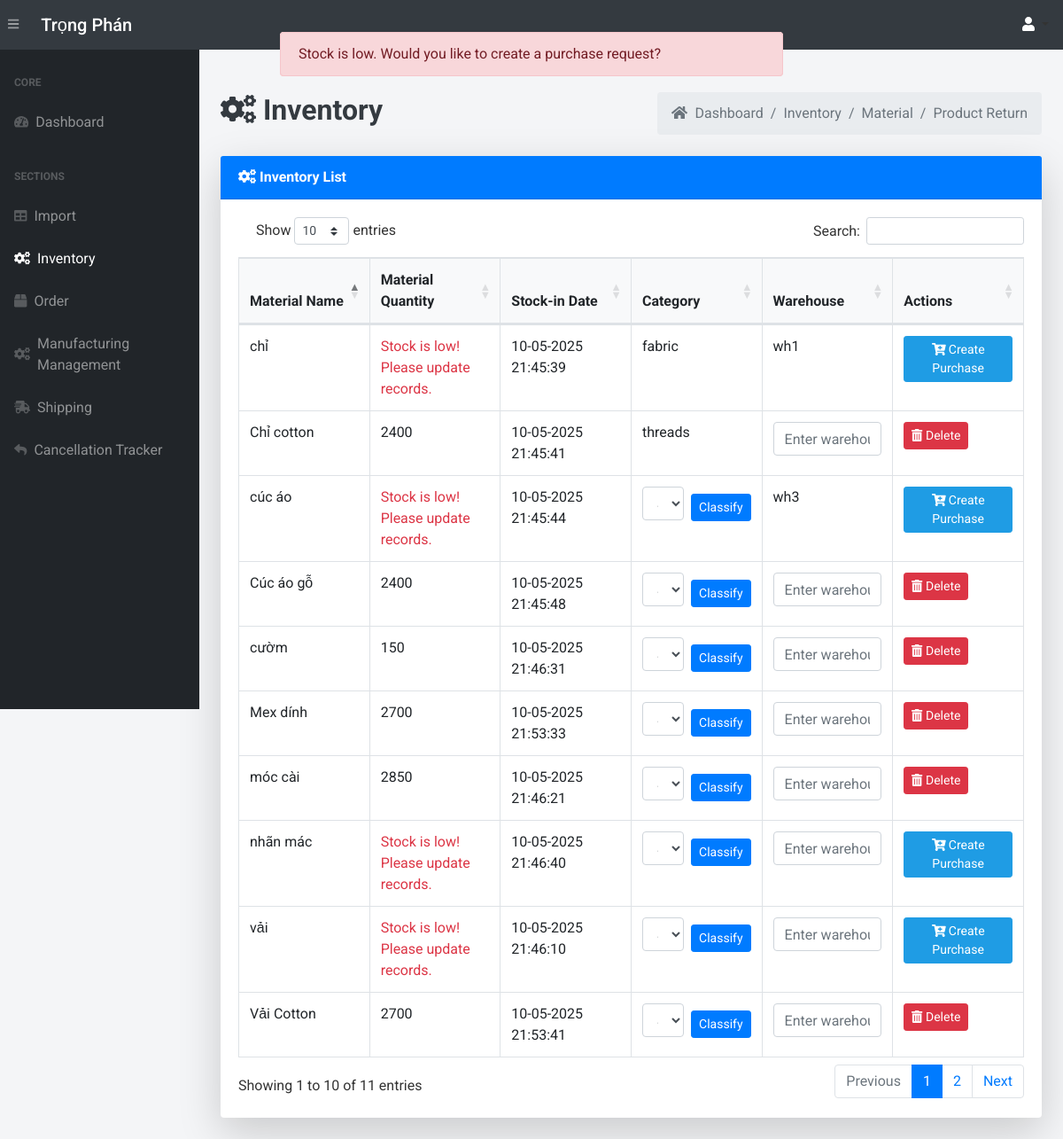
Screenshot of /inventory/ (signed in) with the database file from the repository.
### app.py (models this page shows, shortened)
class Inventory(db.Model):
    __tablename__ = 'inventory'
    stockTran_id = db.Column(db.Integer, primary_key=True)  # Unique ID for the inventory record
    product_name = db.Column(db.String(255), nullable=False)  # Name of the product
    quantity = db.Column(db.Integer, nullable=False, default=0)  # Quantity of the product in stock
    transaction_type = db.Column(db.String(50), nullable=False)  # "Addition" or "Removal"
    transaction_date = db.Column(db.DateTime, default=vietnam_now)  # Date of transaction
    import_id = db.Column(db.Integer, db.ForeignKey('imports.import_id'), nullable=False)  # Foreign Key to Import (raw material)
    import_data = db.relationship('Import', backref='inventory_records', lazy=True)
    category = db.Column(db.String(255))
    warehouse=db.Column(db.String(255))

class Import(db.Model):
    __tablename__ = 'imports'
    import_id = db.Column(db.Integer, primary_key=True, autoincrement=True)
    material_name = db.Column(db.String(255), nullable=False)
    material_description = db.Column(db.String(255))
    quantity_in_stock = db.Column(db.Integer, default=0)
    reorder_level = db.Column(db.Integer, default=30)
    sup_name = db.Column(db.String(255), nullable=False)
    sup_contact_info = db.Column(db.String(255), nullable=False)
    sup_address = db.Column(db.String(255), nullable=False)
    status = db.Column(db.String(50), default="Supplying")
    section_name = db.Column(db.String(255))  # Section name for classification
    category = db.Column(db.String(255))  # Category of the material

### app.py (the view)
@app.route('/inventory/')
@login_required
def view_inventory():
    inventory = Inventory.query.all()
    low_stock_items = [item for item in inventory if item.quantity <= item.import_data.reorder_level]
    imports = Import.query.all()
    return render_template("inventory.html", inventory=inventory, imports=imports,low_stock_items=low_stock_items )

### app.py (called while the page is built, shortened)
@login_manager.user_loader
def load_user(user_id):
    return User.query.get(int(user_id))

def add_monthly_data():
    current_year = datetime.now().year
    months = [f"{current_year}-{str(month).zfill(2)}" for month in range(1, 4)]
    for month in months:
        existing_month_data = db.session.query(Order).filter(Order.order_date.like(f'{month}%')).first()
    db.session.commit()

@app.before_request
def initialize_data():
    add_monthly_data()

### templates/inventory.html (shortened to what this page needs)
{% extends 'base.html' %}
{% block content %}
{% with messages = get_flashed_messages(with_categories=true) %}
    {% for item in inventory %}
        {% if item.quantity < item.import_data.reorder_level %}
            <div class="alert alert-dismissible fixed-alert">
                <div class="alert alert-warning">
                    {{ "Stock is low. Would you like to create a purchase request?" }}
                </div>
            </div>
        {% endif %}
    {% endfor %}
{% endwith %}
<main>
    <div class="container-fluid mt-5">
        <div class="d-flex justify-content-between align-items-center mb-4">
            <h1 class="text-dark font-weight-bold"  style="font-size: 2rem;">
                <i class="fas fa-cogs"></i> Inventory</h1>
            <ol class="breadcrumb mb-0">
                <li class="breadcrumb-item"><a href="/dashboard" class="text-decoration-none text-muted"><i class="fas fa-home mr-1"></i> Dashboard</a></li>
                <li class="breadcrumb-item"><a href="" class="text-decoration-none text-muted">Inventory</a></li>
                <li class="breadcrumb-item"><a href="/inventory/" class="text-decoration-none text-muted">Material</a></li>
                <li class="breadcrumb-item"><a href="/inventorypro/" class="text-decoration-none text-muted">Product Return</a></li>
            </ol>
        </div>
        <div class="card shadow-lg border-0 mb-4">
            <div class="card-header bg-primary text-white font-weight-bold">
                <i class="fas fa-cogs"></i> Inventory List
            </div>
            <div class="card-body">
                <table class="table table-bordered table-hover" id="dataTable" width="100%" cellspacing="0" style="table-layout: fixed;">
                    <thead class="bg-light">
                        <tr>
                            <th>Material Name</th>
                            <th>Material Quantity</th>
                            <th>Stock-in Date</th>
                            <th>Category</th>
                            <th>Warehouse</th>
                            <th>Actions</th>
                        </tr>
                    </thead>
                    <tbody>
                        {% for item in inventory %}
                        <tr>
                            <td>{{ item.import_data.material_name }}</td>
                            <td>
                                {% if item.quantity < item.import_data.reorder_level %}
                                    <span class="text-danger">Stock is low! Please update records.</span>
                                {% else %}
                                    {{ item.quantity }}
                                {% endif %}
                            </td>
                            <td>{{ item.transaction_date.strftime('%d-%m-%Y %H:%M:%S') }}</td>
                            <td>
                                {% if item.category is none %}
                                <form action="{{ url_for('classify_material', inventory_id=item.stockTran_id) }}" method="POST" class="d-flex align-items-center">
                                    <select name="category" required class="form-control mb-2 mr-2" style="inline-size: none;">
                                        <option value="" disabled selected>Select</option>
                                    </select>
                                    <button type="submit" class="btn btn-primary btn-sm">Classify</button>
                                </form>
                                {% else %}
                                    {{ item.category }}
                                {% endif %}
                            </td>
                            <td>
                                {% if item.warehouse is none %}
                                    <form action="{{ url_for('classify_warehouse', inventory_id=item.stockTran_id) }}" method="POST" class="d-flex flex-column align-items-start">
                                        <input type="text" name="warehouse" placeholder="Enter warehouse" required class="form-control mb-2">
                                    </form>
                                {% else %}
                                    {{ item.warehouse }}
                                {% endif %}
                            </td>
                            <td>
                                {% if item.import_data and item.quantity < item.import_data.reorder_level %}
                                    <a href="{{ url_for('create_purchase_request', import_id=item.stockTran_id) }}" class="btn btn-ac btn-sm hover-shadow">
                                        <i class="fas fa-cart-plus"></i> Create Purchase
                                    </a>
                                {% else %}
                                <form action="{{ url_for('delete_inventory', inventory_id=item.stockTran_id) }}" method="POST" style="display:inline;">
                                    <button type="submit" class="btn btn-danger btn-sm hover-shadow" onclick="return confirm('Are you sure you want to delete this inventory item?')">
                                        <i class="fas fa-trash-alt"></i> Delete
                                    </button>
                                </form>
                                {% endif %}
                            </td>
                        </tr>
                        {% endfor %}
                    </tbody>
                </table>
            </div>
        </div>
    </div>
</main>
{% endblock %}

### templates/base.html (style rules this page uses)
body { font-family: 'Roboto', sans-serif; background-color: #f4f5f7; color: #333; }
#dataTable { width: 100% !important; margin-top: 20px; }

### rows the page displays
Inventory: value "Stock is low. Would you like to create a purchase request?"
Inventory: import_data.material_name "chỉ", quantity "Stock is low! Please update records.", transaction_date "10-05-2025 21:45:39", category "fabric", warehouse "wh1"
Inventory: import_data.material_name "Chỉ cotton", quantity "2400", transaction_date "10-05-2025 21:45:41", category "threads"
Inventory: import_data.material_name "cúc áo", quantity "Stock is low! Please update records.", transaction_date "10-05-2025 21:45:44", warehouse "wh3"
Inventory: import_data.material_name "Cúc áo gỗ", quantity "2400", transaction_date "10-05-2025 21:45:48"
Inventory: import_data.material_name "vải", quantity "Stock is low! Please update records.", transaction_date "10-05-2025 21:46:10"
Inventory: import_data.material_name "móc cài", quantity "2850", transaction_date "10-05-2025 21:46:21"
Inventory: import_data.material_name "cườm", quantity "150", transaction_date "10-05-2025 21:46:31"
Inventory: import_data.material_name "nhãn mác", quantity "Stock is low! Please update records.", transaction_date "10-05-2025 21:46:40"
Inventory: import_data.material_name "Mex dính", quantity "2700", transaction_date "10-05-2025 21:53:33"
Inventory: import_data.material_name "Vải Cotton", quantity "2700", transaction_date "10-05-2025 21:53:41"
